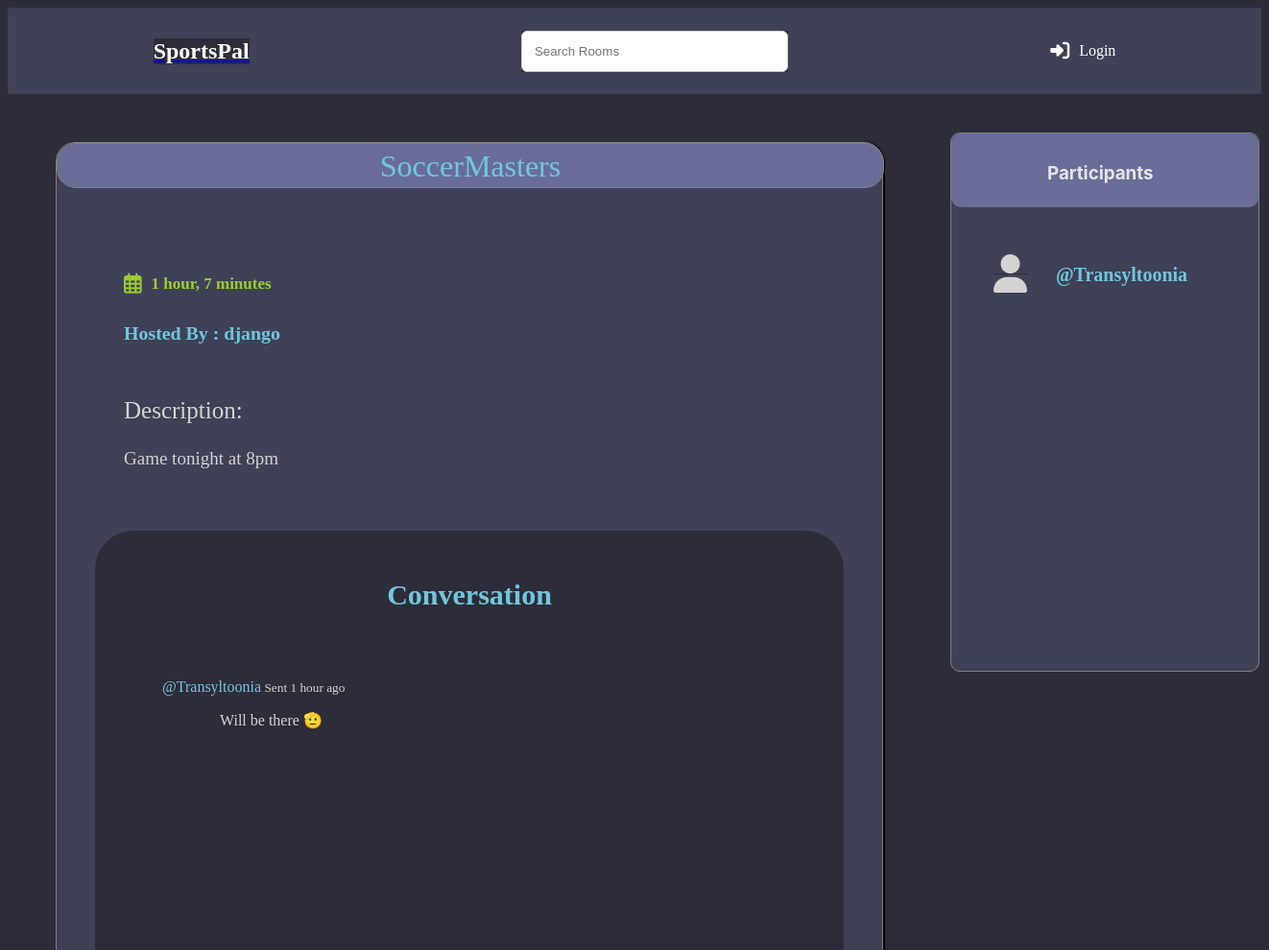
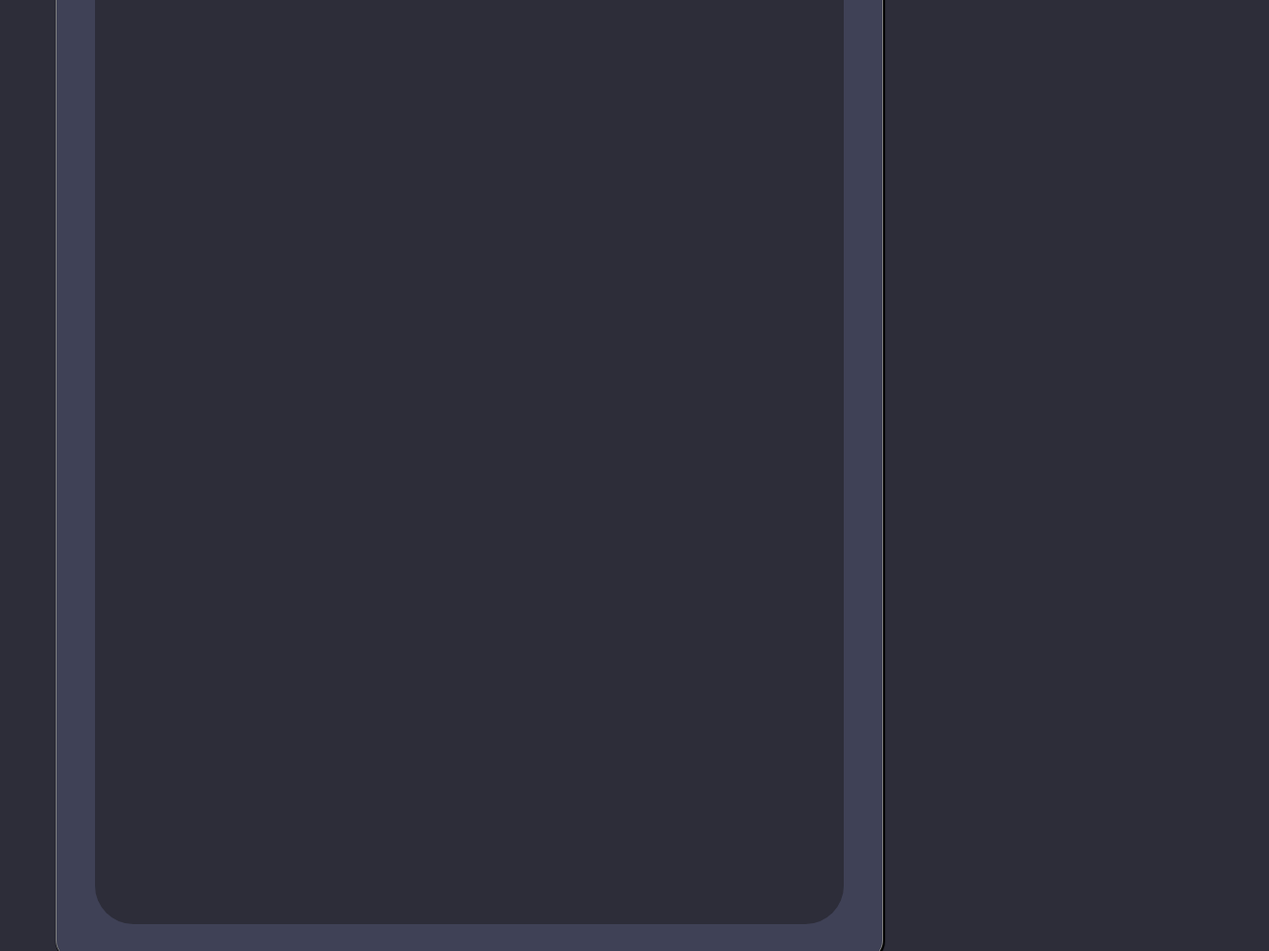
The app's page /room/35/ with its own data (2 pictures, top to bottom).
### base/models.py (models this page shows, shortened)
class Room(models.Model):
    host = models.ForeignKey(User, on_delete=models.SET_NULL, null=True)
    topic = models.ForeignKey(Topic, on_delete=models.SET_NULL, null=True)
    name = models.CharField(max_length=200)
    description = models.TextField(null = True, blank = True)
    participants = models.ManyToManyField(User, related_name='participants', blank=True)
    updated = models.DateTimeField(auto_now=True)
    created = models.DateTimeField(auto_now_add=True)
    class Meta:
        ordering = ('-updated','-created')

class Message(models.Model):
    user = models.ForeignKey(User, on_delete=models.CASCADE)
    room = models.ForeignKey(Room, on_delete=models.CASCADE)
    body = models.TextField()
    updated = models.DateTimeField(auto_now=True)
    created = models.DateTimeField(auto_now_add=True)

### base/views.py (the view, shortened to what this page needs)
# urls.py: path("room/<str:pk>/", views.room, name="room"),
def room(request,pk):
    room = Room.objects.get(id=pk)
    room_messages = room.message_set.all().order_by('-created')
    participants = room.participants.all()
    context = {'room':room,'room_messages':room_messages,'participants':participants}
    return render(request,"base/room.html",context )

### base/templates/base/room.html (shortened to what this page needs)
{% extends 'main.html' %}
{% load static %}
{% block content %}
{% block css %}
    <link rel="stylesheet" type="text/css" href="{% static 'styles/room.css' %}">
    <link href="{% static 'fontawesomefree/css/fontawesome.css' %}" rel="stylesheet" type="text/css">
    <link href="{% static 'fontawesomefree/css/brands.css' %}" rel="stylesheet" type="text/css">
    <link href="{% static 'fontawesomefree/css/solid.css' %}" rel="stylesheet" type="text/css">
{% endblock %}
<div class="room-container">
    <div class="room-containers">
        <div class="room-details" style="background-color: #3f4156;">
            <h1>{{room.name}}</h1>
            <div class="container">
                <div id="time_created">
                    <p><i class="fa-regular fa-calendar-days fa-lg" style = "position: relative;right: 10px"></i>{{room.created|timesince}} </p>
                </div>
                <div id="host">
                    <H3 style="background-color:#3f4156; position: relative; right : 10px">Hosted By : {{room.host.username}}</H3>
                </div>
                <div id="description">
                    <p>Description:</p>
                    <p style="font-size: 19px;position: relative;bottom: 15px;">{{room.description}}</p>
                </div>
            </div>
        </div>
        <div class="conversation-wrapper">
            <h3 style = "position: relative;color:#71c6dd;font-size: 30px;font-weight: 600;text-align: center;">Conversation</h3>
            <div class="message-list">
                {% for message in room_messages %}
                <div class="message">
                    <small class="message-info" style = "color:lightgray"><tag style = "color:#71c6dd;font-size: medium;">@{{message.user}}</tag> Sent {{message.created|timesince}} ago</small>
                    <p class="message-body" style = "color:lightgray;">{{message.body}}</p>
                </div>
                {% endfor %}
            </div>
        </div>
    </div>
    <div class = "participants">
        <h3 style="background-color: #696d97;color:#e5e5e5">Participants</h3>
        {% for user in participants %}
        <div id = "username">
            <p style="background-color: #3f4156;"><i class="fa-solid fa-user fa-2xl" style = " position:relative ; right:30px ; color:lightgray; "></i>@{{user.username}}</p>
        </div>
        {% endfor %}
    </div>
</div>
{% endblock %}

### static/styles/main.css (style rules this page uses)
* { background-color: #2d2d39;; }

### static/styles/room.css (style rules this page uses)
.participants { width : 320px; height : 70vh; position: relative; left : 120px; top : 40px; border-radius: 10px; border: 1px solid gray; background-color: #3f4156; }
#username { color : #71c6dd; font-size : 20px; font-weight : bold; margin-left : 20px; margin-top : 20px; text-align: center; margin: 40px; margin-bottom: 80px; }
.participants h3 { height: 47px; padding-left: 100px; padding-top: 30px; border-radius: 10px; position: relative; bottom : 18.5px; font-family: "DM Sans", -apple-system, BlinkMacSystemFont, "Segoe UI", Roboto, Oxygen, Ubuntu, Cantarell, "Open Sans", "Helvetica Neue", sans-serif; }
.room-details h1 { background-color: #696d97; color : #71c6dd; font-weight: 500; text-transform: capitalize; height: 30px; border-radius: 20px; padding: 10px; padding-top: 5px; text-align: center; margin: 10px; border: 1px solid gray; width: 840px; position: relative; right: 50px; bottom: 50px; }
.room-details div { margin : 0px; }
.container { background-color: #3f4156; }
.container div , .container h4 , .container p { background-color: #3f4156; }
.conversation-wrapper { position: relative; top : 10px; height: 170vh; border-radius: 40px; padding: 20px; }
.room-containers { background-color: #3f4156; height: 220vh; width: 780px; position: relative; left : 50px; top : 50px; padding: 40px; border-radius: 20px; border: 1px solid gray; box-shadow: 1px 1px 1px 1px black; }
.message { margin : 50px; margin-top: 70px; }
.message-body { position: relative; left :60px; }
.message-info { position: relative; }
#host { color: #71c6dd; font-size: 17px; font-weight: bold; margin-left: 20px; margin: 40px; margin-bottom: 40px; position: relative; bottom: 50px; }
#time_created { color: yellowgreen; font-size: 17px; font-weight: bold; margin-left: 20px; margin-top: 20px; margin: 40px; margin-bottom: 80px; }
#description { font-size: 25px; position: relative; bottom: 50px; left : 30px; width : 550px; border-radius: 30px; }
#description p { position: relative; top : 15px; border-radius: 30px; color: lightgray; }

### base/templates/base/room.html (style rules this page uses)
.room-container { display: grid; grid-template-columns: 2.8fr 1.7fr; }

### records on screen
Room: name "SoccerMasters", created "1 hour, 7 minutes", host.username "django", description "Game tonight at 8pm"
Message: user "Transyltoonia", created "1 hour", body "Will be there 🫡"

### other values on screen
{{ user.username }} "Transyltoonia"
